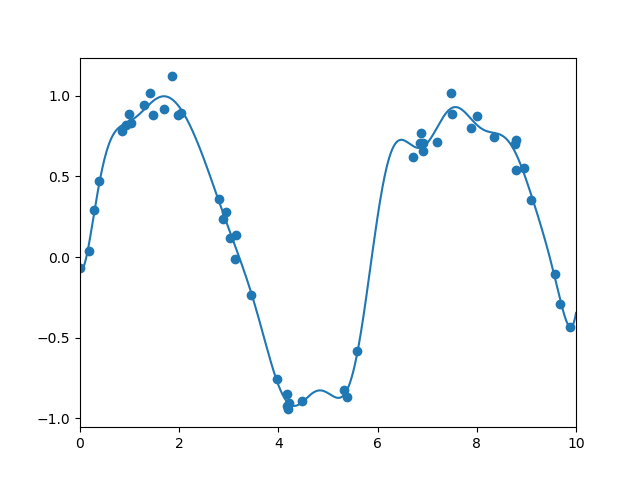

The script that drew this image:
from sklearn.base import BaseEstimator,TransformerMixin
from sklearn.pipeline import make_pipeline
from sklearn.linear_model import LinearRegression
from sklearn.preprocessing import PolynomialFeatures
import GaussianFeatures as GF 
import numpy as np
import matplotlib.pyplot as plt

x = np.array([2,3,4])
poly = PolynomialFeatures(3,include_bias=False)
poly.fit_transform(x[:, None])
poly_model = make_pipeline(PolynomialFeatures(7),LinearRegression())
rng = np.random.RandomState(1)
x = 10 * rng.rand(50)
y = np.sin(x) + 0.1 * rng.randn(50)
poly_model.fit(x[:, np.newaxis],y)

gauss_model = make_pipeline(GF.GaussianFeatures(20),LinearRegression())
gauss_model.fit(x[:,np.newaxis],y)
xfit = np.linspace(0,10,1000)
yfit = gauss_model.predict(xfit[:,np.newaxis])

plt.scatter(x,y)
plt.plot(xfit,yfit)
plt.xlim(0,10)
plt.show()
